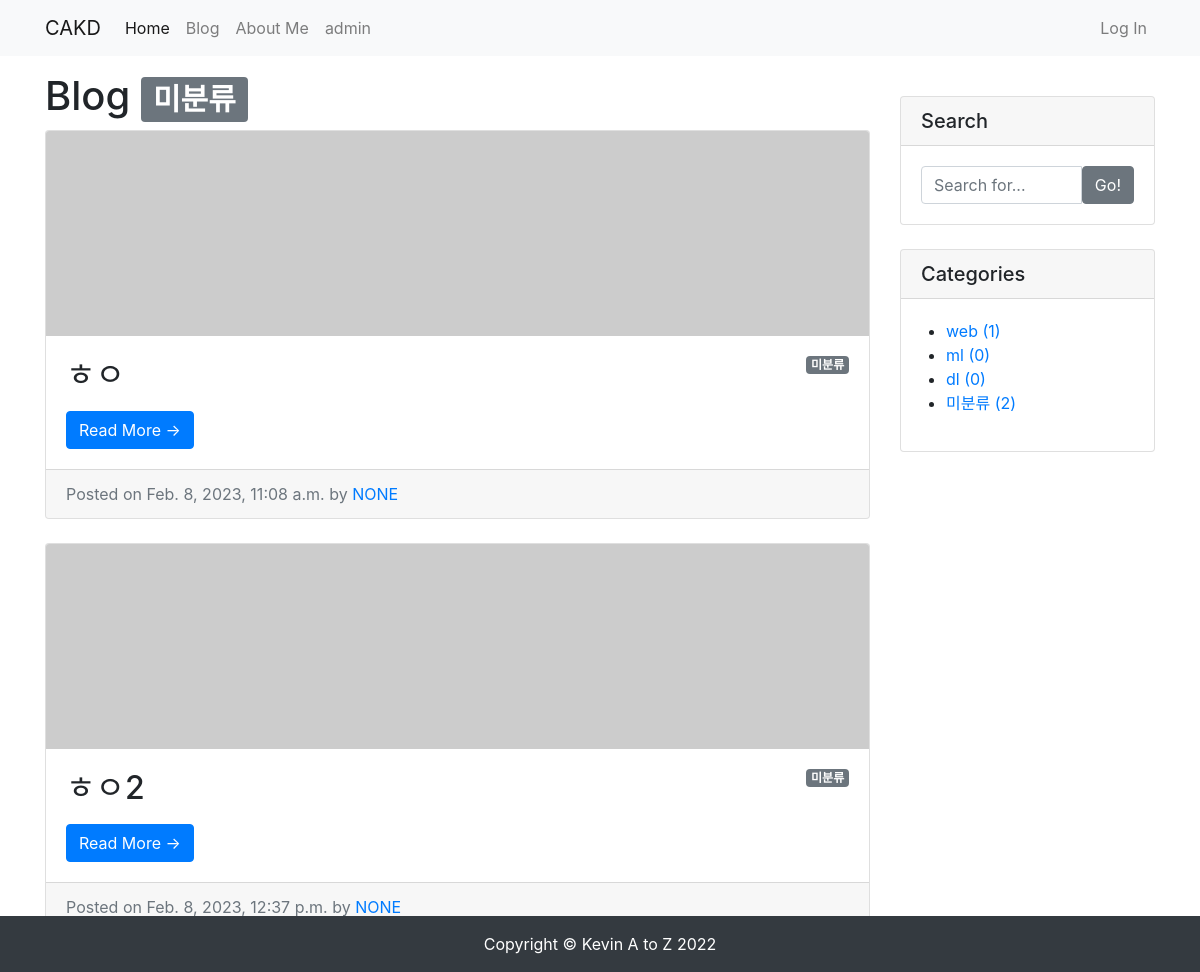
The app's page /blog/category/no_category/ with its own data.
### blog/models.py (models this page shows, shortened)
class Post(models.Model):
    title = models.CharField(max_length=30)
    hook_text = models.CharField(max_length=100, blank=True)
    content = models.TextField()
    head_image = models.ImageField(upload_to='blog/images/%Y/%m/%d/', blank=True)
    file_upload = models.FileField(upload_to='blog/files/%Y/%m/%d/', blank=True)
    created_at = models.DateTimeField(auto_now_add=True)
    updated_at = models.DateTimeField(auto_now=True)
    author = models.ForeignKey(User, null=True, on_delete=models.SET_NULL)
    category = models.ForeignKey(Category, null=True, blank=True, on_delete=models.SET_NULL)
    tags = models.ManyToManyField(Tag, blank=True)
    def get_absolute_url(self): # 객체의 상세 페이지로 이동 할 수 있는 링크를 만들 수 있음, url 생성 규칙을 정의하는 메서드
        return f'/blog/{self.pk}/'
    def get_content_markdown(self):
        return markdown(self.content)

class Category(models.Model):
    name = models.CharField(max_length=50, unique=True)
    slug = models.SlugField(max_length=200, unique=True, allow_unicode=True)
    def __str__(self):
        return self.name
    def get_absolute_url(self):
        return f'/blog/category/{self.slug}/'
    class Meta:
        verbose_name_plural = 'categories'

### blog/views.py (the view)
# urls.py: path('category/<str:slug>/', views.category_page),
def category_page(request, slug):
    if slug == 'no_category':
        category = '미분류'
        post_list = Post.objects.filter(category=None)
    else:
        category = Category.objects.get(slug=slug)
        post_list = Post.objects.filter(category=category)
    return render(
        request,
        'blog/post_list.html',
        {
            'post_list': post_list,
            'categories': Category.objects.all(),
            'no_category_post_count': Post.objects.filter(category=None).count(),
            'category': category,
        }
    )

### blog/templates/blog/post_list.html (shortened to what this page needs)
{% extends 'blog/base.html' %}
{% block main_area %}
    <h1>Blog
        {% if category %}<span class="badge badge-secondary">{{ category }}</span>{% endif %}
    </h1>
    {% if post_list.exists %}
    {% for p in post_list %}
    <div class="card mb-4" id="post-{{p.pk}}">
        {% if p.head_image %}
            <img class="card-img-top" src="{{ p.head_image.url }}" alt="{{ p }} head image">
        {% else %}
            <img class="card-img-top" src="https://picsum.photos/seed/{{ p.id }}/800/200" alt="random_image">
        {% endif %}
        <div class="card-body">
            {% if p.category %}
                <span class="badge badge-secondary float-right">{{ p.category }}</span>
            {% else %}
                <span class="badge badge-secondary float-right">미분류</span>
            {% endif %}
            <h2 class="card-title">{{ p.title}}</h2>
            <a href="{{ p.get_absolute_url }}" class="btn btn-primary">Read More &rarr;</a>
        </div>
        <div class="card-footer text-muted">
            Posted on {{ p.created_at}} by
            <a href="#">{{p.author | upper}}</a>
        </div>
    </div>
{% endfor %}
    {% else %}
        <h3>아직 게시물이 없습니다.</h3>
    {% endif %}
{% endblock %}

### blog/templates/blog/base.html (shortened to what this page needs)
<html lang="en">
<head>
    <link rel="stylesheet" href="https://cdn.jsdelivr.net/npm/bootstrap@4.5.3/dist/css/bootstrap.min.css">
</head>
<body>
    {% include 'blog/navbar.html'%}
    <div class="container my-3">
        <div class="row">
            <div class="col-md-8 col-lg-9" id="main-area">
                {% block main_area %}
                {% endblock %}
            </div>
            <div class="col-md-4 col-lg-3">
                <div class="card my-4">
                    <h5 class="card-header">Search</h5>
                    <div class="card-body">
                        <div class="input-group">
                            <input type="text" class="form-control" placeholder="Search for...">
                            <span class="input-group-btn">
                                    <button class="btn btn-secondary" type="button">Go!</button>
                                </span>
                        </div>
                    </div>
                </div>
                <div class="card my-4" id="categories-card">
                    <h5 class="card-header">Categories</h5>
                    <div class="card-body">
                        <div class="row">
                            <ul>
                                {% for category in categories %}
                                <li>
                                    <a href="{{ category.get_absolute_url }}">{{ category }} ({{ category.post_set.count }})</a>
                                </li>
                                {% endfor %}
                                <li>
                                    <a href="/blog/category/no_category/">미분류 ({{ no_category_post_count }})</a>
                                </li>
                            </ul>
                        </div>
                    </div>
                </div>
            </div>
        </div>
    </div>
    <div class="fixed-bottom">
    {% include 'blog/footer.html'%}
    </div>
</body>
</html>

### records on screen
Post: shows "미분류", title "ㅎㅇ", created_at "Feb. 8, 2023, 11:08 a.m.", author "NONE"
Post: shows "미분류", title "ㅎㅇ2", created_at "Feb. 8, 2023, 12:37 p.m.", author "NONE"
Category: name "web", post_set.count "1"
Category: name "ml", post_set.count "0"
Category: name "dl", post_set.count "0"

### other values on screen
{{ category }} "미분류"
{{ no_category_post_count }} "2"
